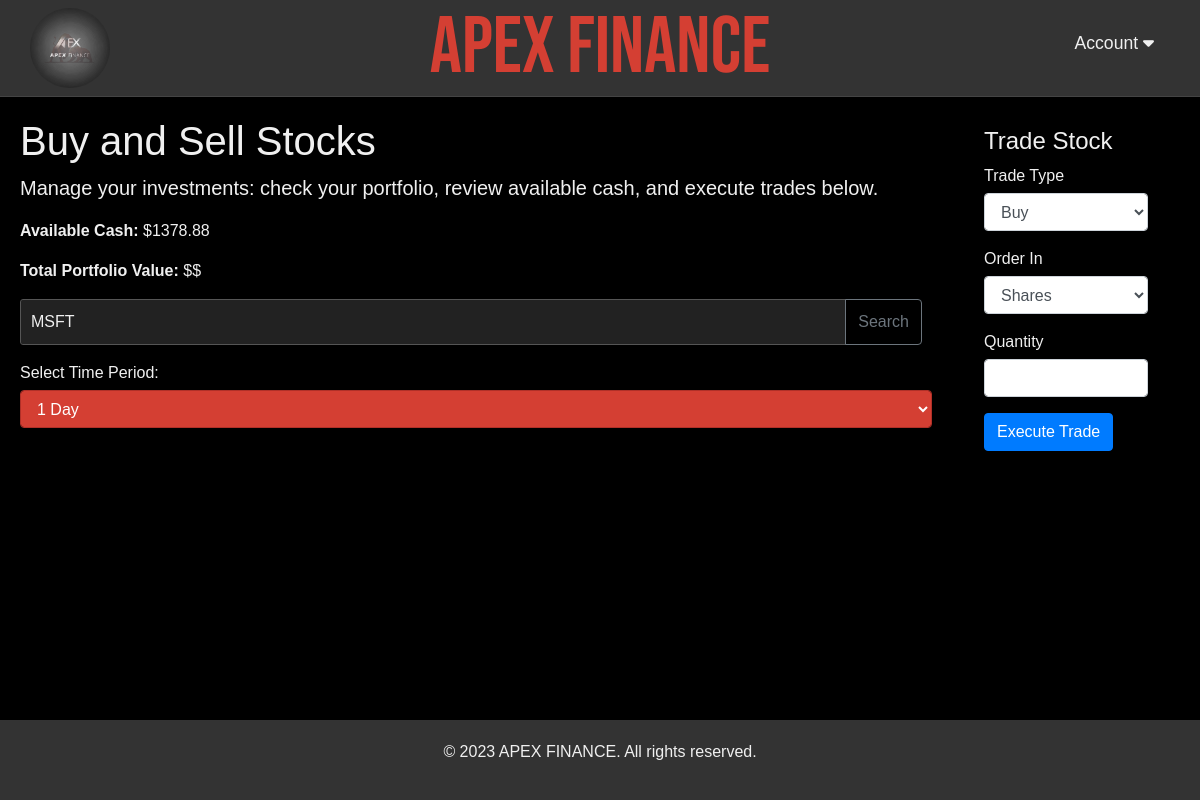
The app's page /buySell (signed in), older data.
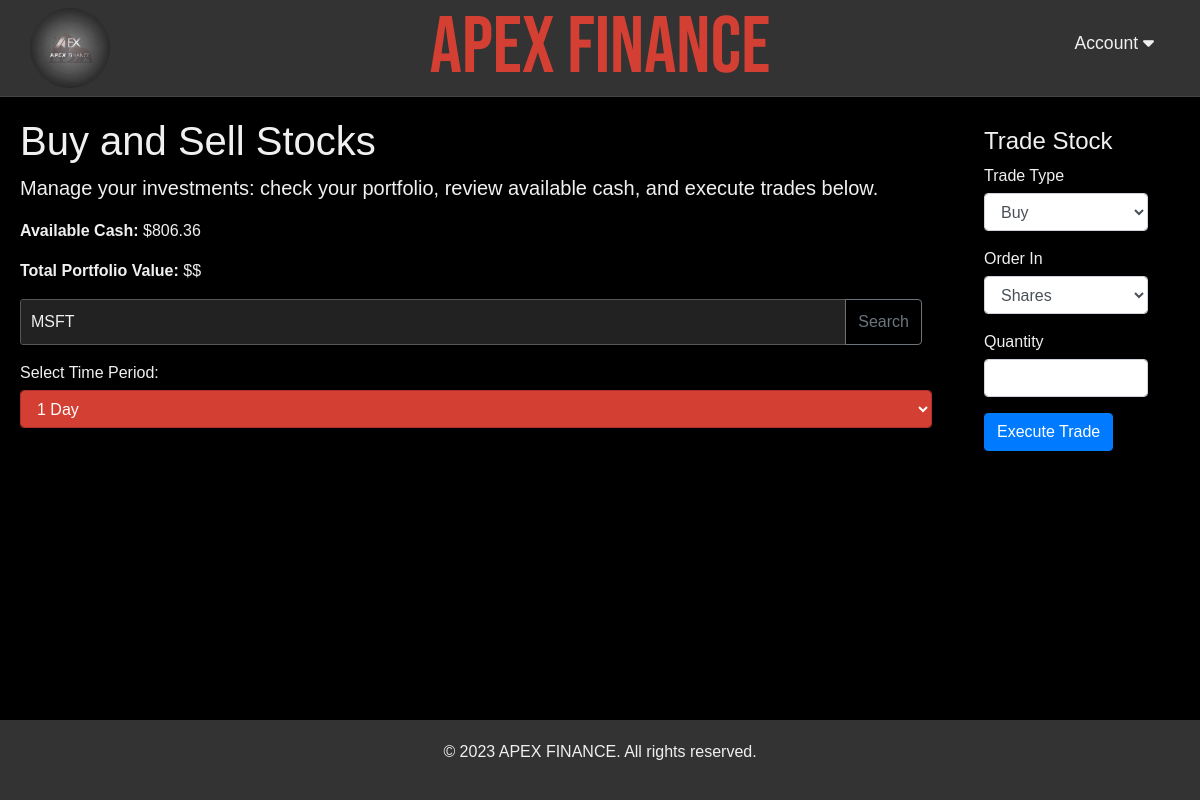
The same page, newer data.
### users/models.py (models this page shows, shortened)
class Profile(models.Model):
    user = models.OneToOneField(User, on_delete=models.CASCADE)
    available_cash = models.DecimalField(max_digits=10, decimal_places=2, default=10000.00)  # Store user's balance

### dashboard/views.py (the view)
# urls.py: path('buySell', views.buySell, name='buySell'),
@login_required(login_url='/users/login_user')
def buySell(request):
    profile = request.user.profile
    available_cash = profile.available_cash
    user_stocks = UserStock.objects.filter(profile=profile)
    query = request.session.get('query', None)
    return render(request, 'dashboard/buySell.html', {
        'available_cash': available_cash,
        'user_stocks': user_stocks,
        'company_name': query,
    })

### dashboard/templates/dashboard/buySell.html (shortened to what this page needs)
{% load static %}
<!DOCTYPE html>
<html lang="en">
    <head>
        <link rel="stylesheet" href="https://cdnjs.cloudflare.com/ajax/libs/font-awesome/6.0.0-beta3/css/all.min.css">
        <link rel="stylesheet" href="https://maxcdn.bootstrapcdn.com/bootstrap/4.0.0/css/bootstrap.min.css">
        <link href="{% static 'dashboard/buySell.css' %}" rel="stylesheet">
      </head>
<body>
    <header>
        <img src="{% static 'images/ApexLogo.png' %}" alt="Apex Finance Logo" class="logo">
        <h1 class="title"><a href="{% url 'dashboard' %}" title="Explore APEX FINANCE">APEX FINANCE</a></h1>
            <div class="right-items">
                <div class="dropdown">
                    <a href="#" class="dropbtn">Account <i class="fas fa-caret-down"></i></a>
            </div>
    </header>
    <div class="container" style="display: flex; flex-direction: row;">
        <main>
            <div class="stock-info">
                <h1 class="cover-heading">Buy and Sell Stocks</h1>
                <p class="lead">Manage your investments: check your portfolio, review available cash, and execute trades below.</p>
                <section class="portfolio-summary" aria-labelledby="portfolio-heading">
                    <p>
                        <strong>Available Cash:</strong>
                        $<span id="availableCash">{{ available_cash }}</span>
                    </p>
                    <p>
                        <strong>Total Portfolio Value:</strong>
                        $<span id="totalPortfolioValue">${{ total_value }}</span>
                    </p>
                </section>
                <div class="input-group mb-3">
                    <input id="symbol" type="text" class="form-control" placeholder="Enter Stock ETF or Mutual Fund Symbol" aria-label="Stock, ETF or Mutual Fund" aria-describedby="basic-addon2" oninput="this.value = this.value.toUpperCase();">
                    <div class="input-group-append">
                        <button class="btn btn-outline-secondary" type="button" onclick="site.SubmitForm();">Search</button>
                    </div>
                </div>
                <div class="form-group">
                    <label for="period">Select Time Period:</label>
                    <select class="form-control" id="period">
                      <option value="1d">1 Day</option>
                    </select>
                </div>
        </main>
        <div class="buy-sell-forms">
            <div class="buy-sell-container">
                <form action="{% url 'execute_trade' %}" method="POST" class="mb-3">
                    <h4>Trade Stock</h4>
                    <div class="form-group">
                        <label for="trade_type">Trade Type</label>
                        <select name="trade_type" id="trade_type" class="form-control" required>
                            <option value="buy">Buy</option>
                        </select>
                    </div>
                    <div class="form-group">
                        <label for="order_type">Order In</label>
                        <select name="order_type" id="order_type" class="form-control" required>
                            <option value="shares">Shares</option>
                        </select>
                    </div>
                    <div class="form-group" id="quantity_input">
                        <label for="stock_quantity">Quantity</label>
                        <input type="number" name="stock_quantity" id="stock_quantity" class="form-control" min="0.01" max="99999999.99" step="0.01" required>
                    </div>
                    <button type="submit" class="btn btn-primary">Execute Trade</button>
                </form>
            </div>
        </div>
    </div>
    <footer>
        <p>&copy; 2023 APEX FINANCE. All rights reserved.</p>
    </footer>
</body>
</html>

### static/dashboard/buySell.css (style rules this page uses)
html, body { font-family: Arial, sans-serif; margin: 0; padding: 0; background-color: #000; color: #f0f0f0; height: 100%; display: flex; flex-direction: column; min-height: 100vh; }
.container { max-width: 1400px; margin: 0 auto; padding: 20px; flex: 1; width: 100%; }
header { background-color: #333; padding: 30px 30px 40px; border-bottom: 1px solid #444; display: flex; align-items: center; position: relative; }
.logo { width: 80px; height: 80px; border-radius: 50%; position: absolute; left: 30px; top: 50%; transform: translateY(-50%); }
.title { position: absolute; left: 50%; top: 50%; transform: translate(-50%, -50%); font-family: 'Bebas Neue', sans-serif; font-size: 5em; color: #D43F33; margin: 0; text-align: center; }
.title a { color: #D43F33; text-decoration: none; }
.right-items .dropdown { position: relative; display: inline-block; }
.right-items .dropdown .dropbtn { background-color: transparent; color: #f0f0f0; text-decoration: none; padding: 10px 16px; font-size: 1.1em; border: none; cursor: pointer; }
.right-items { display: flex; align-items: center; margin-left: auto; }
.form-control#period { background-color: #D43F33; color: #fff; border: 1px solid #B03028; }
.form-control#period option { background-color: #D43F33; color: #fff; }
label { display: block; margin-bottom: 5px; color: #f0f0f0; }
input[type="text"], input[type="password"] { width: 100%; padding: 10px; border: 1px solid #555; border-radius: 3px; background-color: #222; color: #f0f0f0; }
button { padding: 10px 20px; background-color: #D43F33; color: #fff; border: none; border-radius: 3px; cursor: pointer; margin-right: 10px; }
main { flex: 4; justify-content: space-between; width: 100%; height: auto; margin-right: 20px; }
.buy-sell-forms { flex: 1; display: flex; flex-direction: column; align-items: center; margin-left: 0; width: 300px; margin-top: 10px; margin-bottom: 20px; }
footer { text-align: center; padding: 20px; background-color: #333; color: #f0f0f0; margin-top: 0; }

Row changes from the older to the newer data that the page shows:
changed Profile: available_cash "1378.88" → "806.36"
